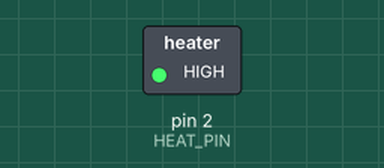
Bench run of a sketch on a simulated Arduino Uno, built with avr-gcc and run on an emulated ATmega328P. On the bench: switched loads named in the sketch (green lamp = pin HIGH).

Above: at 0.1 s.
At 120.1 s:
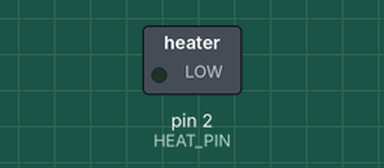
Timing chart, 0 to 121.6 s (numbered marks = the images above):
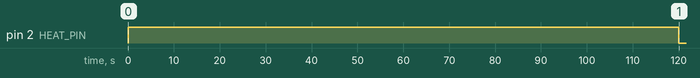

The sketch:

heat_test.ino
```cpp
#define HEAT_PIN 2

void setup() {
  // put your setup code here, to run once:
  Serial.begin(115200);
  pinMode(HEAT_PIN, OUTPUT);
  digitalWrite(HEAT_PIN, LOW);

}

void loop() {
  // put your main code here, to run repeatedly:
  digitalWrite(HEAT_PIN, HIGH);
  delay(120000);
  digitalWrite(HEAT_PIN, LOW);
  delay(120000);
}
```

Measured:
- by itself, pin 2 (HEAT_PIN): LOW → HIGH at 0.00 s, → LOW 120 s later
